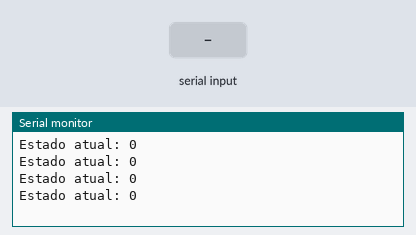
Recording of a sketch running on a simulated Arduino Uno, built with avr-gcc and run on an emulated ATmega328P. Parts: the last lines printed to the serial monitor. The inputs (shaded band) are chosen by the test bench. Random numbers use the default seed unless the sketch sets one.

Above: at 1.2 s.
1.3 s: "<INIT,1>" received over Serial
At 1.46 s:
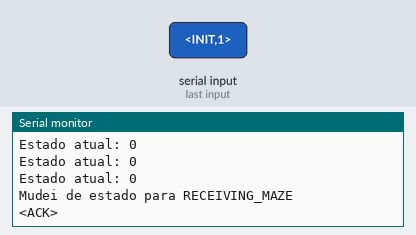
2.8 s: "<START,1>" received over Serial
At 3.0 s:
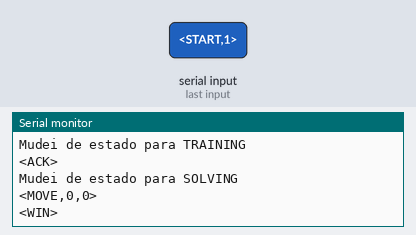
4.3 s: "<END,1>" received over Serial
At 4.47 s:
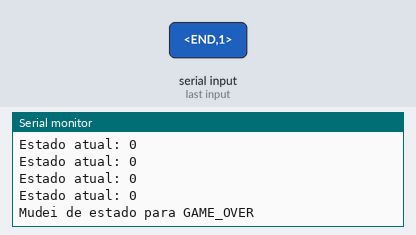

Measured:
- after the input at 1.3 s, the serial monitor: prints a new line at once (image 1)
- after the input at 2.8 s, the serial monitor: prints a new line at once (image 2)
- after the input at 4.3 s, the serial monitor: prints a new line at once (image 3)

The sketch:

MazeSolver.ino
```cpp
#include "maze_protocol.h"
#include "q_learning.h"

#define MAX_DELTA 250
#define TRAINING_EPISODES 5

char currentMove;

unsigned long int lastTime = 0, currentTime;

bool finishedGame = false;
bool canMove = true;

void restartGame();

void setup() {
  Serial.begin(115200);
  currentState = STATE_IDLE;
}

void loop() {


  // Delay não bloqueante de 2 segundos para o print
  currentTime = millis();
  if ((currentTime - lastTime) > MAX_DELTA) {
    lastTime = currentTime;
    Serial.print("Estado atual: ");
    Serial.println(currentState);
    canMove = true;
  }

  switch (currentState) {
    case (STATE_IDLE):
      handleSerial();
      break;
    case (STATE_RECEIVING_MAZE):
      handleSerial();
      break;
    case (STATE_WAIT_START):
      handleSerial();
      break;
    case (STATE_TRAINING):
      agent.trainEpisodes(TRAINING_EPISODES);
      handleSerial();
      break;
    case (STATE_SOLVING):
      if (canMove) {
        canMove = false;
        finishedGame = agent.solveStep();
        if (finishedGame) {
          Serial.println("<WIN>");
          currentState = STATE_GAME_OVER;
        }
        handleSerial();
      }
      break;
    case (STATE_GAME_OVER):
      restartGame();
      handleSerial();
      break;
  }
}

void restartGame() {
  finishedGame = false;
  currentState = STATE_IDLE;
}
```

maze_protocol.cpp
```cpp
#include "maze_protocol.h"
#include "q_learning.h"

int8_t currentState = STATE_IDLE;

int8_t mazeSize;
int8_t maze[MAX_MAZE_SIZE][MAX_MAZE_SIZE];
int8_t currentRow;

uint8_t rxIndex;
char rxBuffer[256];

bool recvActive = false;

void handleSerial() {
    while (Serial.available() > 0) {
        char c = Serial.read();

        switch(c) {
            case '<':
                recvActive = true;
                rxIndex = 0;
                break;
            case '>':
                if (recvActive) {
                    rxBuffer[rxIndex] = '\0';
                    recvActive = false;
                    parseCommand(rxBuffer);
                }
                break;
            default:
                if (recvActive && (rxIndex < (sizeof(rxBuffer)-1))) {
                    rxBuffer[rxIndex++] = c;
                }
        }
    }
}

void parseCommand(char* packet) {
        char* savePtr;
        char* cmd = strtok_r(packet, ",", &savePtr);

        if (cmd == NULL) return;

        if (strcmp(cmd, "INIT") == 0) {
            char* sizeToken = strtok_r(NULL, ",", &savePtr);
            if (sizeToken) {
                int8_t n = atoi(sizeToken);
                initGame(n);
            }
        }
        else if (strcmp(cmd, "ROW") == 0) {
            char* yToken = strtok_r(NULL, ",", &savePtr);
            if (yToken) {
                currentRow = atoi(yToken);
                for (int8_t i=0; i<mazeSize; i++) {
                    char* n = strtok_r(NULL, ",", &savePtr);
                    if (n) {
                        maze[currentRow][i] = atoi(n);
                    }
                }
                Serial.println("<ACK>");
                if (currentRow == mazeSize-1) {
                    finishReceiving();
                }
            }
        }
        else if (strcmp(cmd, "START") == 0) {
            startGame();
        }
        else if (strcmp(cmd, "END") == 0) {
            char* winnertToken = strtok_r(NULL, ",", &savePtr);
            finishGame();
        }
}

void initGame(int8_t n) {
    Serial.println("Mudei de estado para RECEIVING_MAZE");

    if (n > MAX_MAZE_SIZE) {
        n = MAX_MAZE_SIZE;
    }

    memset(maze, 0, sizeof(maze));
    mazeSize = n;
    currentState = STATE_RECEIVING_MAZE;
    Serial.println("<ACK>");
}

void finishReceiving() {
    currentState = STATE_WAIT_START;
    Serial.println("Mudei de estado para WAIT_START");
    printMaze();
}

void printMaze() {
    for (int8_t i=0; i<mazeSize; i++) {
        for (int8_t j=0; j<mazeSize; j++) {
            Serial.print(maze[i][j]);
            Serial.print(" ");
        }
        Serial.println("");
    }
}

void startGame() {
    Serial.println("Mudei de estado para TRAINING");
    currentState = STATE_TRAINING;
    Serial.println("<ACK>");
    agent.init();
}

void finishTraining() {
    currentState = STATE_SOLVING;
    Serial.println("Mudei de estado para SOLVING");
}

void finishGame() {
    currentState = STATE_GAME_OVER;
    Serial.println("Mudei de estado para GAME_OVER");
}
```

maze_protocol.h
```cpp
#ifndef MAZE_PROTOCOL_H
#define MAZE_PROTOCOL_H

#include <Arduino.h>

// Bit masks for walls
#define WALL_NORTH 0x01
#define WALL_SOUTH 0x02
#define WALL_EAST  0x04
#define WALL_WEST  0x08

#define MAX_MAZE_SIZE 12

enum State {
      STATE_IDLE,
      STATE_RECEIVING_MAZE,
      STATE_WAIT_START,
      STATE_TRAINING,
      STATE_SOLVING,
      STATE_GAME_OVER
};

extern int8_t currentState;

extern int8_t mazeSize;
extern int8_t maze[MAX_MAZE_SIZE][MAX_MAZE_SIZE];


void initGame(int8_t n);
void parseCommand(char* packet);
void handleSerial();
void finishReceiving();
void printMaze();
void startGame();
void finishTraining();
void finishGame();

#endif
```

q_learning.cpp
```cpp
#include "q_learning.h"

QLearningAgent agent;

int8_t reward;
int8_t dumpRate = 10;

QLearningAgent::QLearningAgent() {
}

void QLearningAgent::init() {
    // TODO: Initialize Q-table
    agentX = 0;
    agentY = 0;
    exitX = mazeSize-1;
    exitY = mazeSize-1;
    epsilon = 100;
    dumpRate = 0;
    episodesTrained = 0;
    memset(qTable, 0, sizeof(qTable));
}

void QLearningAgent::trainEpisodes(uint8_t n) {
    for (uint8_t episode=0; episode<n; episode++){
        resetAgent(true); // Treina com Exploring Starts (posição aleatória)
        for (int i = 0; i < TRAINING_STEPS; i++) {
            int8_t randNumber = random(0, 100);

            if (randNumber < epsilon) {
                currentAction = getRandomAction();
            }else {
                currentAction = chooseBestMove(agentX, agentY);
            }

            int8_t currentX = agentX, currentY = agentY;

            getNextState(currentX, currentY, currentAction, agentX, agentY);

            reward = getReward(currentX, currentY, currentAction);

            int16_t targetQ = reward + getMaxQ(agentX, agentY) * gama;
            int16_t currentQ = qTable[currentY][currentX][currentAction];
            int16_t newQ = currentQ + (targetQ - currentQ) / alpha;
            if (newQ > 120) newQ = 120;
            if (newQ < -120) newQ = -120;
            qTable[currentY][currentX][currentAction] = newQ;

            if (agentX == exitX && agentY == exitY)
                break;
        }

        if (epsilon > 10) {
            epsilon = (epsilon * 98) / 100;
            if (epsilon < 10) {
                epsilon = 10;
            }
        }

        episodesTrained++;

        if (episodesTrained >= MAX_TRAINING_EPISODES) {
            startSolving();
            return;
        }

    }
}

bool QLearningAgent::solveStep() {
    int8_t action = chooseBestMove(agentX, agentY);
    int8_t nextX, nextY;
    getNextState(agentX, agentY, action, nextX, nextY);
    agentX = nextX;
    agentY = nextY;
    sendMove(agentX, agentY);

    return agentX == exitX && agentY == exitY;
}

void QLearningAgent::startSolving() {
    finishTraining();
    resetAgent();
}

void QLearningAgent::sendMove(int8_t x, int8_t y) {
    Serial.print("<MOVE,");
    Serial.print(x);
    Serial.print(",");
    Serial.print(y);
    Serial.println(">");
}

void QLearningAgent::resetAgent(bool randomStart) {
    if (randomStart && mazeSize > 1) {
        do {
            agentX = random(0, mazeSize);
            agentY = random(0, mazeSize);
        } while (agentX == exitX && agentY == exitY);
    } else {
        agentX = 0;
        agentY = 0;
    }
}

bool QLearningAgent::isValidMove(int8_t currentX, int8_t currentY, int8_t action) {
    if (action == NORTH && currentY <= 0) return false;              // Norte
    if (action == SOUTH && currentY >= mazeSize - 1) return false;   // Sul
    if (action == EAST && currentX >= mazeSize - 1) return false;   // Leste
    if (action == WEST && currentX <= 0) return false;              // Oeste

    uint8_t cell = maze[currentY][currentX];
    if (action == NORTH && (cell & WALL_NORTH)) return false;
    if (action == SOUTH && (cell & WALL_SOUTH)) return false;
    if (action == EAST && (cell & WALL_EAST)) return false;
    if (action == WEST && (cell & WALL_WEST)) return false;

    return true; // Caminho livre
}

int8_t QLearningAgent::getReward(int8_t x, int8_t y, int8_t action) {
    if (isValidMove(x, y, action)) {
        int8_t nextX, nextY;
        getNextState(x, y, action, nextX, nextY);
        if (nextX == exitX && nextY == exitY)
            return REWARD_EXIT;
        else
            return REWARD_STEP;
    }else {
        return REWARD_COLISION;
    }
}

void QLearningAgent::getNextState(int8_t currentX, int8_t currentY, int8_t action, int8_t &nextX, int8_t &nextY) {
    nextX = currentX;
    nextY = currentY;
    if (isValidMove(currentX, currentY, action)) {
        if (action == NORTH)
            nextY--;
        else if (action == SOUTH)
            nextY++;
        else if (action == EAST)
            nextX++;
        else
            nextX--;
    }
}

int8_t QLearningAgent::getMaxQ(int8_t x, int8_t y) {
    if (x<0 || y<0 || x>=mazeSize || y>=mazeSize) {
        return 0;
    }

    int8_t maxVal = qTable[y][x][0];

    for (int i=1; i<4; i++) {
        if (qTable[y][x][i] > maxVal)
            maxVal = qTable[y][x][i];
    }

    return maxVal;
}

int8_t QLearningAgent::chooseBestMove(int8_t x, int8_t y) {
    int8_t maxVal = qTable[y][x][0];
    int8_t bestAction = 0;

    for (int i=1; i<4; i++) {
        if (qTable[y][x][i] > maxVal) {
            maxVal = qTable[y][x][i];
            bestAction = i;
        }
    }

    return static_cast<AgentActions>(bestAction);
}

AgentActions QLearningAgent::getRandomAction() {
    int8_t n = random(0, 4);
    return static_cast<AgentActions>(n);
}
```

q_learning.h
```cpp
#ifndef Q_LEARNING_H
#define Q_LEARNING_H

#include <Arduino.h>
#include "maze_protocol.h"

#define REWARD_COLISION -40
#define REWARD_EXIT 120
#define REWARD_STEP -1

#define TRAINING_STEPS 150
#define MAX_TRAINING_EPISODES 350

enum AgentActions {
    NORTH,
    SOUTH,
    EAST,
    WEST
};


class QLearningAgent {
    private:
        int8_t qTable[MAX_MAZE_SIZE][MAX_MAZE_SIZE][4]; // Matriz Q estática
        int8_t agentX;
        int8_t agentY;

        int8_t exitX;
        int8_t exitY;

        int8_t currentAction;

        uint16_t episodesTrained;

        int8_t epsilon;
        int8_t gama = 1;
        int8_t alpha = 1;

        bool isValidMove(int8_t x, int8_t y, int8_t action);
        void getNextState(int8_t x, int8_t y, int8_t action, int8_t &nextX, int8_t &nextY);
        int8_t getMaxQ(int8_t x, int8_t y);
        int8_t getReward(int8_t x, int8_t y, int8_t action);
        void sendMove(int8_t x, int8_t y) ;
        AgentActions getRandomAction();

    public:
        QLearningAgent();
        void init();
        void trainEpisodes(uint8_t n);
        void resetAgent(bool randomStart = false);
        int8_t chooseBestMove(int8_t x, int8_t y);

        void startSolving();
        bool solveStep();
    };

extern QLearningAgent agent;

#endif
```
